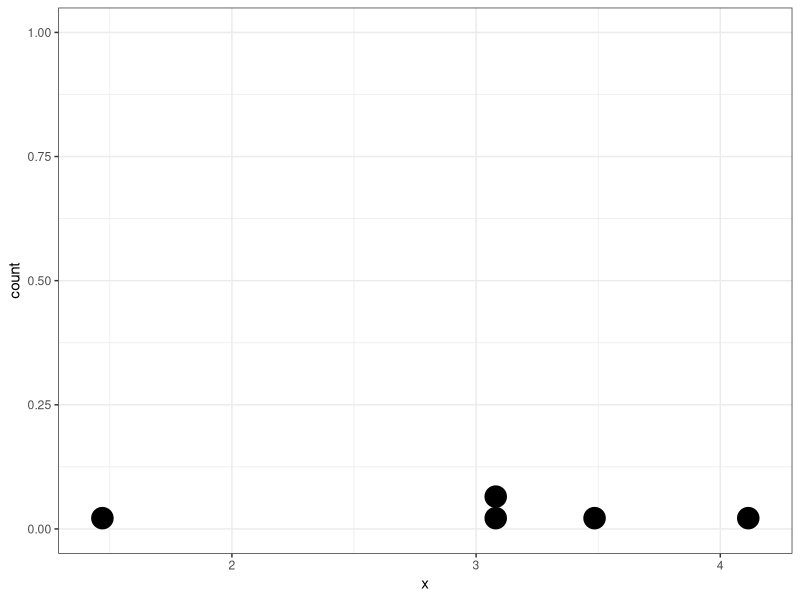
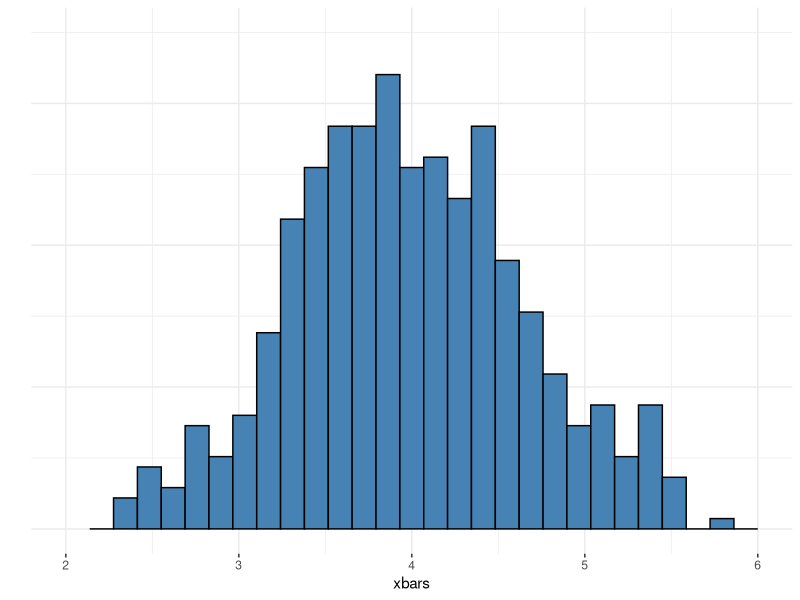
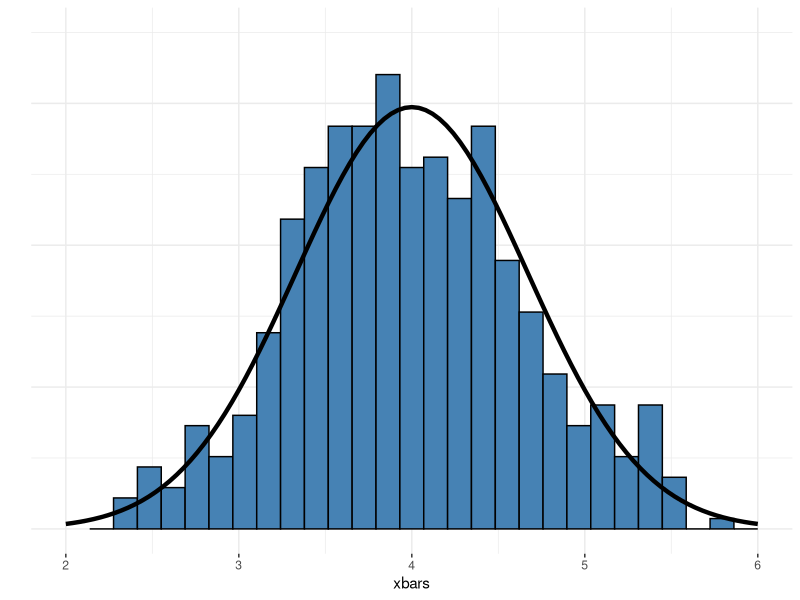
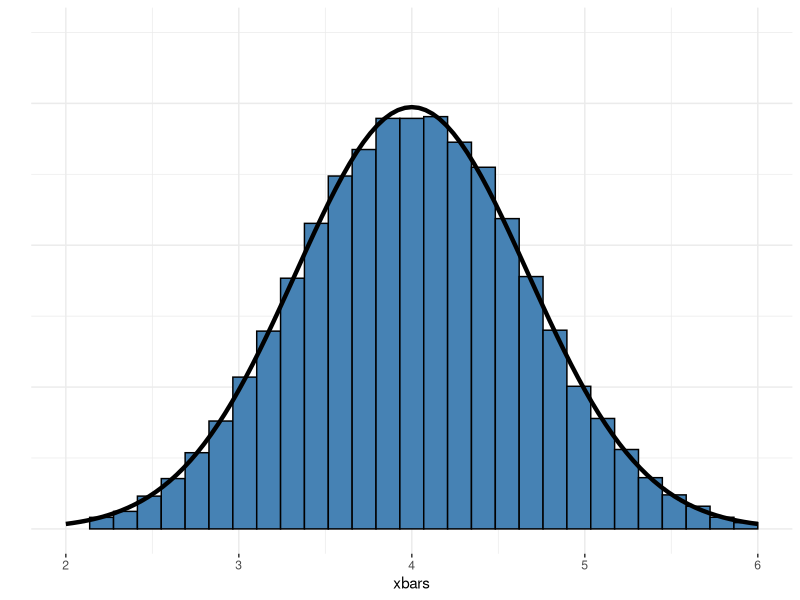
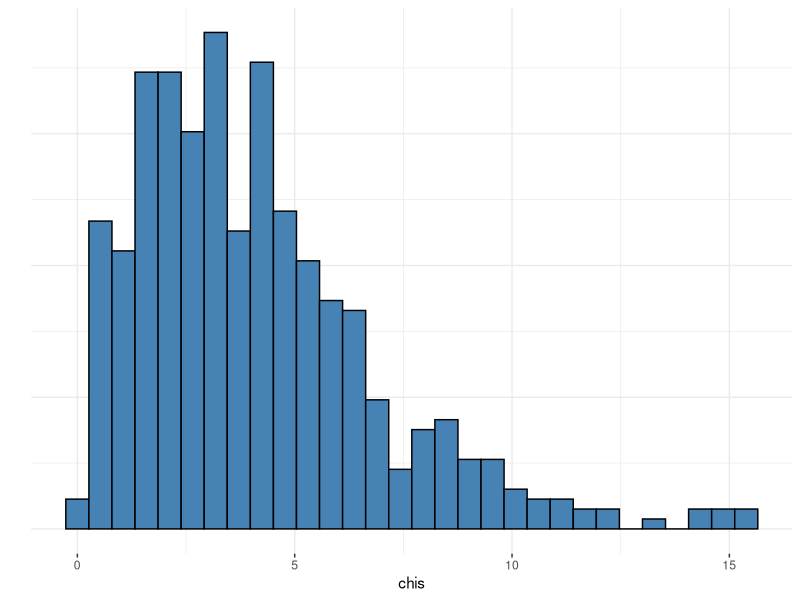
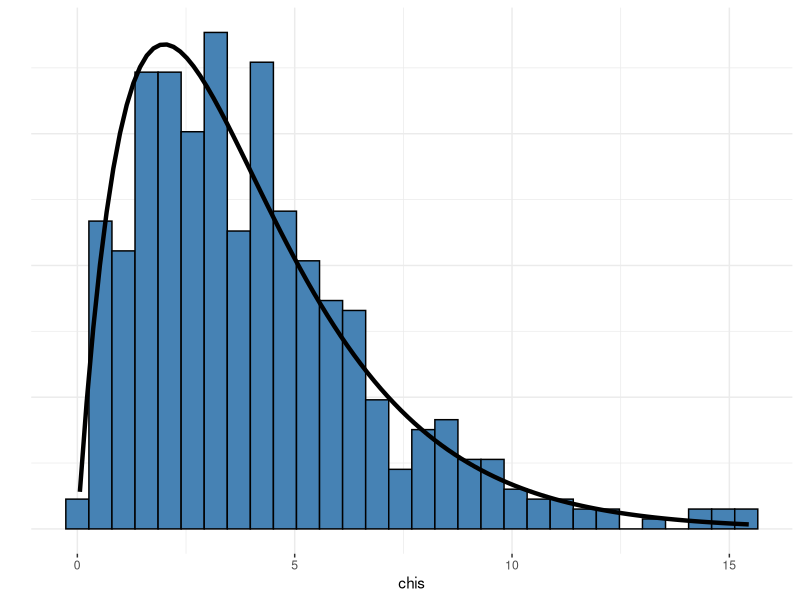
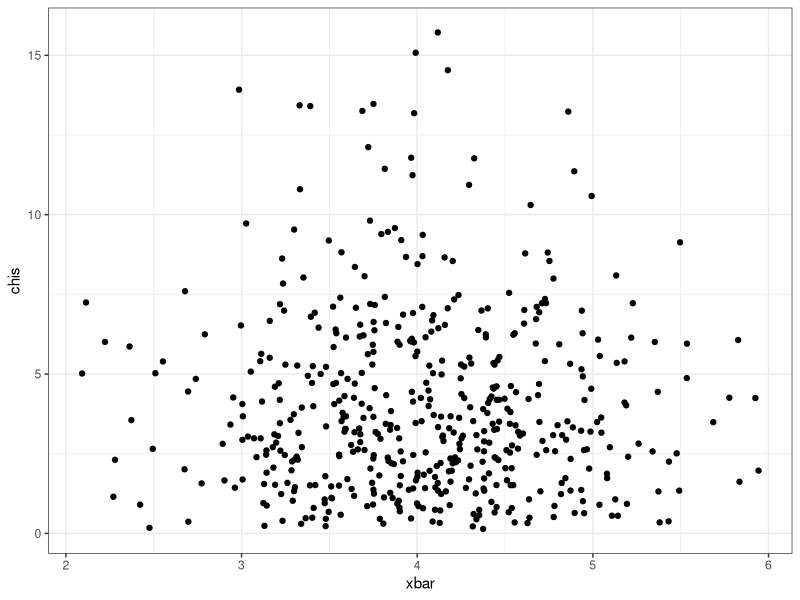
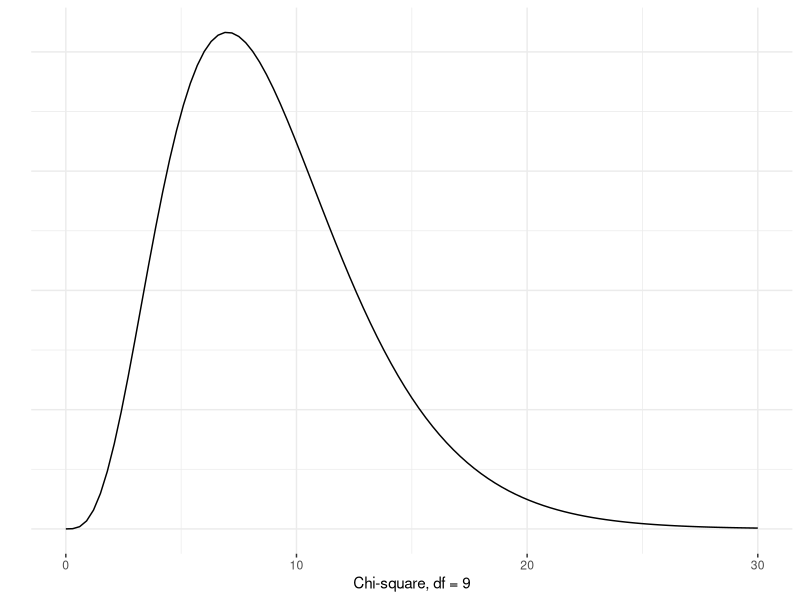

Generate these figures, in order, with R:
## ---- chunk 1
knitr::opts_chunk$set(message = FALSE, fig.align = "center", 
                      warning = FALSE, fig.height = 5.5)
library(dplyr)
library(readr)
library(ggplot2)
library(knitr)
## ---- chunk 2
set.seed(49)
mu <- 4
sigma <- 1.5
n <- 5
x <- rnorm(n = n, mean = mu, sd = sigma)
## ---- chunk 3
x
## ---- chunk 4
ggplot(data.frame(x), aes(x)) +
  geom_dotplot() +
  theme_bw()
## ---- chunk 5
xbars <- rep(NA, 500)
for (i in 1:500) {
  x <- rnorm(n = n, mean = mu, sd = sigma)
  xbars[i] <- mean(x)
}
## ---- chunk 6
p1 <- ggplot(data.frame(xbars), aes(xbars)) +
  geom_histogram(aes(y=..density..),
                 fill = "steelblue", color = "black") +
  theme_bw()  +
  theme(panel.border = element_blank(),
        axis.line.y = element_blank(),
        axis.ticks.y = element_blank(),
        axis.text.y = element_blank()) +
  ylab("") +
  ylim(0, .7) +
  xlim(2, 6)
p1
## ---- chunk 7
xbars <- rep(NA, 500)
for (i in 1:500) {
  x <- rnorm(n = n, mean = mu, sd = sigma)
  xbars[i] <- mean(x)
}
## ---- chunk 8
p1 + stat_function(fun = dnorm, 
                   args = list(mean = mu, sd = sigma/sqrt(n)),
                   lwd = 1.5)
## ---- chunk 9
{{xbars <- rep(NA, 50000)}}
for (i in 1:50000) {
  x <- rnorm(n = n, mean = mu, sd = sigma)
  xbars[i] <- mean(x)
}
## ---- chunk 10
ggplot(data.frame(xbars), aes(xbars)) +
  geom_histogram(aes(y=..density..),
                 fill = "steelblue", color = "black") +
  theme_bw()  +
  theme(panel.border = element_blank(),
        axis.line.y = element_blank(),
        axis.ticks.y = element_blank(),
        axis.text.y = element_blank()) +
  ylab("") +
  stat_function(fun = dnorm, 
                   args = list(mean = mu, sd = sigma/sqrt(n)),
                   lwd = 1.5) +
  ylim(0, .7) +
  xlim(2, 6)
## ---- chunk 11
chis <- rep(NA, 500)
for (i in 1:500) {
  x <- rnorm(n = n, mean = mu, sd = sigma)
  chis[i] <- sum((x - mean(x))^2) / (sigma^2)
}
## ---- chunk 12
p1 <- ggplot(data.frame(chis), aes(chis)) +
  geom_histogram(aes(y=..density..),
                 fill = "steelblue", color = "black") +
  theme_bw()  +
  theme(panel.border = element_blank(),
        axis.line.y = element_blank(),
        axis.ticks.y = element_blank(),
        axis.text.y = element_blank()) +
  ylab("") 
p1
## ---- chunk 13
chis <- rep(NA, 500)
for (i in 1:500) {
  x <- rnorm(n = n, mean = mu, sd = sigma)
  chis[i] <- sum((x - mean(x))^2) / (sigma^2)
}
## ---- chunk 14
p1 + stat_function(fun = dchisq, 
                   args = list(df = n - 1),
                   lwd = 1.5)
## ---- chunk 15
xbars <- rep(NA, 500)
chis <- rep(NA, 500)
for (i in 1:500) {
  x <- rnorm(n = n, mean = mu, sd = sigma)
  xbars[i] <- mean(x)
  chis[i] <- sum((x - mean(x))^2) / (sigma^2)
}
## ---- chunk 16
ggplot(data.frame(x = xbars, y = chis), 
       aes(x = x, y = y)) +
  geom_point() +
  theme_bw() +
  labs(x = "xbar", y = "chis")
## ---- chunk 17
n <- 10
mu <- 10
sigmasq <- 4
x <- rnorm(n = n, mean = mu, sd = sqrt(sigmasq))
xbar <- mean(x)
sigsq_mle <- (1 / n) * sum((x - xbar)^2)
## ---- chunk 18
sigsq_mle
## ---- chunk 19
ggplot(data.frame(x = c(0, 30)), aes(x = x)) +
  stat_function(fun = dchisq, args = list(df = n - 1)) +
  theme_bw() +
  theme(panel.border = element_blank(),
        axis.line.y = element_blank(),
        axis.ticks.y = element_blank(),
        axis.text.y = element_blank()) +
  ylab("") +
  xlab("Chi-square, df = 9")
## ---- chunk 20
alpha <- .05
q1 <- qchisq(alpha/2, df = n - 1)
q2 <- qchisq(1 - alpha/2, df = n - 1)
## ---- chunk 21
ggplot(data.frame(x = c(0, 30)), aes(x = x)) +
  stat_function(fun = dchisq, args = list(df = n - 1)) +
  theme_bw() +
  theme(panel.border = element_blank(),
        axis.line.y = element_blank(),
        axis.ticks.y = element_blank(),
        axis.text.y = element_blank()) +
  ylab("") +
  xlab("Chi-square, df = 9") +
  geom_vline(xintercept = q1, lty = 2) +
  geom_vline(xintercept = q2, lty = 2)
## ---- chunk 22
alpha <- .05
q1 <- qchisq(alpha/2, df = n - 1)
q2 <- qchisq(1 - alpha/2, df = n - 1)
## ---- chunk 23
q1
q2
## ---- chunk 24
lower <- sum((x - xbar)^2)/q2
upper <- sum((x - xbar)^2)/q1
## ---- chunk 25
lower
upper
## ---- chunk 26
(upper - lower) / 2
## ---- chunk 27
sigsq_mle
